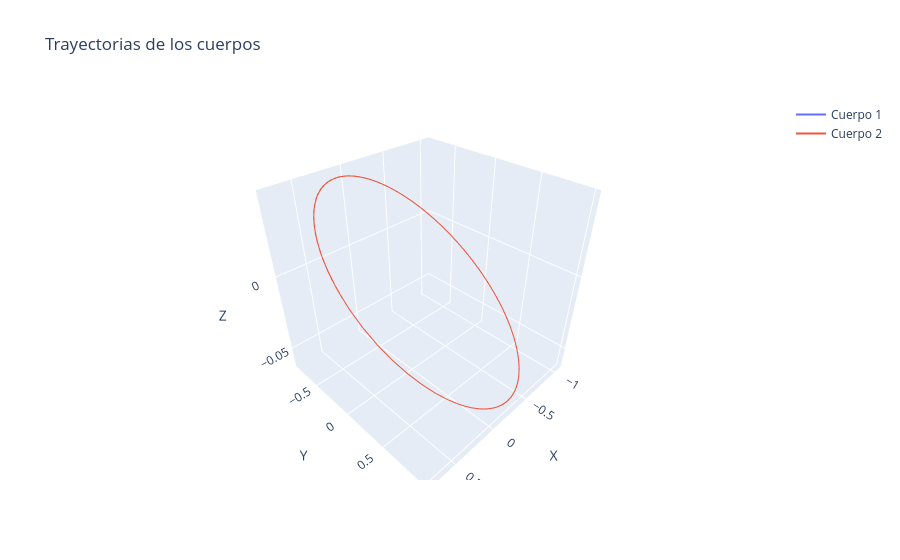

Here is the notebook cell this chart was saved with:
### Code cell
# graph !
fig = go.Figure()
fig.add_trace(go.Scatter3d(x=rs[0][:,0], y=rs[0][:,1], z=rs[0][:,2], mode='lines', name='Cuerpo 1'))
fig.add_trace(go.Scatter3d(x=rs[1][:,0], y=rs[1][:,1], z=rs[1][:,2], mode='lines', name='Cuerpo 2'))
fig.update_layout(title='Trayectorias de los cuerpos', scene=dict(xaxis_title='X', yaxis_title='Y', zaxis_title='Z'))
fig.show()
